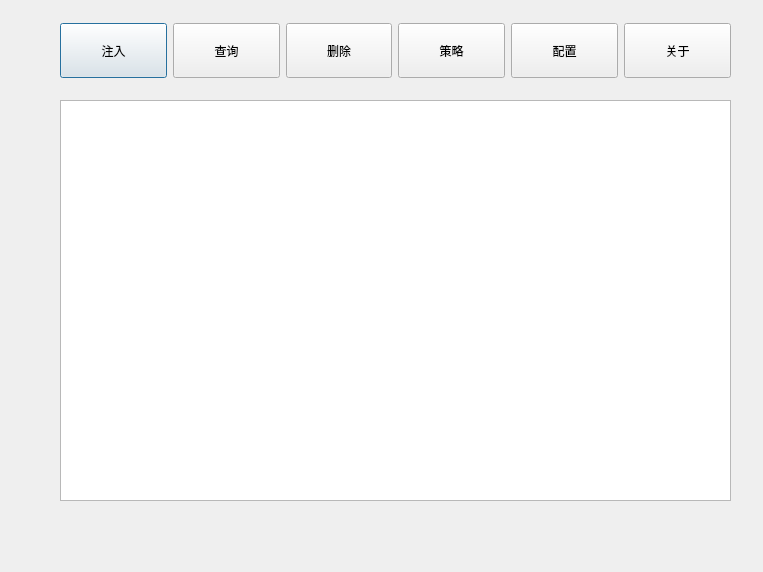
<?xml version="1.0" encoding="UTF-8"?>
<ui version="4.0">
 <class>Dialog</class>
 <widget class="QDialog" name="Dialog">
  <property name="geometry">
   <rect>
    <x>0</x>
    <y>0</y>
    <width>763</width>
    <height>572</height>
   </rect>
  </property>
  <property name="windowTitle">
   <string>Dialog</string>
  </property>
  <widget class="QWidget" name="layoutWidget">
   <property name="geometry">
    <rect>
     <x>60</x>
     <y>20</y>
     <width>671</width>
     <height>61</height>
    </rect>
   </property>
   <property name="minimumSize">
    <size>
     <width>0</width>
     <height>55</height>
    </size>
   </property>
   <layout class="QHBoxLayout" name="horizontalLayout">
    <item>
     <widget class="QPushButton" name="pushButton">
      <property name="minimumSize">
       <size>
        <width>0</width>
        <height>55</height>
       </size>
      </property>
      <property name="text">
       <string>注入</string>
      </property>
     </widget>
    </item>
    <item>
     <widget class="QPushButton" name="pushButton_2">
      <property name="minimumSize">
       <size>
        <width>0</width>
        <height>55</height>
       </size>
      </property>
      <property name="text">
       <string>查询</string>
      </property>
     </widget>
    </item>
    <item>
     <widget class="QPushButton" name="pushButton_3">
      <property name="minimumSize">
       <size>
        <width>0</width>
        <height>55</height>
       </size>
      </property>
      <property name="text">
       <string>删除</string>
      </property>
     </widget>
    </item>
    <item>
     <widget class="QPushButton" name="pushButton_4">
      <property name="minimumSize">
       <size>
        <width>0</width>
        <height>55</height>
       </size>
      </property>
      <property name="text">
       <string>策略</string>
      </property>
     </widget>
    </item>
    <item>
     <widget class="QPushButton" name="pushButton_5">
      <property name="minimumSize">
       <size>
        <width>0</width>
        <height>55</height>
       </size>
      </property>
      <property name="text">
       <string>配置</string>
      </property>
     </widget>
    </item>
    <item>
     <widget class="QPushButton" name="pushButton_6">
      <property name="minimumSize">
       <size>
        <width>0</width>
        <height>55</height>
       </size>
      </property>
      <property name="text">
       <string>关于</string>
      </property>
     </widget>
    </item>
   </layout>
  </widget>
  <widget class="QTextEdit" name="textEdit">
   <property name="geometry">
    <rect>
     <x>60</x>
     <y>100</y>
     <width>671</width>
     <height>401</height>
    </rect>
   </property>
  </widget>
 </widget>
 <resources/>
 <connections/>
</ui>
